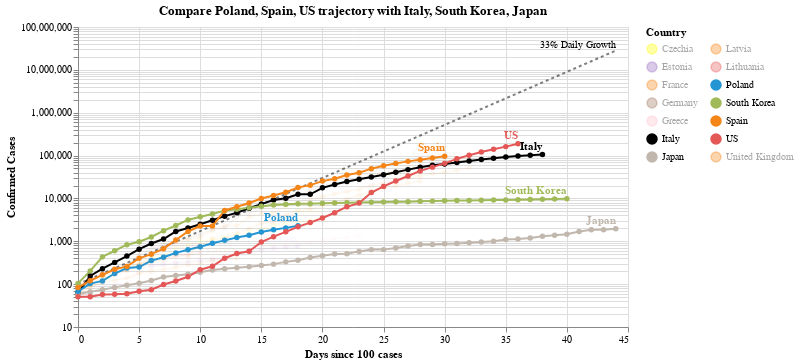

The cell this chart's notebook holds for it:
### Code cell
#hide_input
chart2 = make_since_chart(['Poland', 'Spain', 'US'])
chart2

### Figure 1 — Vega-Lite specification as saved in the notebook (floating-point values rounded to 4 significant figures; data arrays with more than 128 entries replaced by an {"elided": "..."} marker saying what was removed)
{"config": {"view": {"continuousWidth": 400, "continuousHeight": 300}}, "layer": [{"mark": {"type": "line", "color": "black", "opacity": 0.5, "strokeDash": [3, 3]}, "encoding": {"x": {"type": "quantitative", "field": "Days since 100 cases"}, "y": {"type": "quantitative", "field": "Confirmed Cases"}}}, {"mark": {"type": "text", "align": "right", "dy": -6, "fontSize": 10, "text": "33% Daily Growth"}, "encoding": {"x": {"type": "quantitative", "field": "Days since 100 cases"}, "y": {"type": "quantitative", "field": "Confirmed Cases"}}, "transform": [{"filter": "(datum['Days since 100 cases'] >= 44)"}]}, {"data": {"name": "data-634535710c1cb463b85b8e61f4e43f46"}, "mark": {"type": "line", "point": true}, "encoding": {"color": {"type": "nominal", "field": "Country", "legend": {"columns": 2}, "scale": {"domain": ["Czechia", "Estonia", "France", "Germany", "Greece", "Italy", "Japan", "Latvia", "Lithuania", "Poland", "South Korea", "Spain", "US", "United Kingdom"], "range": ["yellow", "#9467bd", "#F58518", "#9D755D", "pink", "black", "#C1B7AD", "#F58518", "#E45756", "#2495D3", "#A1BA59", "#F58518", "#E45756", "#F58518"]}}, "opacity": {"condition": {"value": 1, "selection": "selector003"}, "value": 0.05}, "tooltip": [{"type": "nominal", "field": "Country"}, {"type": "temporal", "field": "Date"}, {"type": "quantitative", "field": "Confirmed Cases"}, {"type": "quantitative", "field": "Days since 100 cases"}], "x": {"type": "quantitative", "field": "Days since 100 cases"}, "y": {"type": "quantitative", "field": "Confirmed Cases", "scale": {"type": "log"}}}, "selection": {"selector003": {"type": "multi", "fields": ["Country"], "bind": "legend", "init": [{"Country": "Poland"}, {"Country": "Spain"}, {"Country": "US"}, {"Country": "Italy"}, {"Country": "South Korea"}, {"Country": "Japan"}]}}, "width": 550}, {"data": {"name": "data-634535710c1cb463b85b8e61f4e43f46"}, "mark": {"type": "text", "align": "right", "dy": -8, "fontWeight": "bold"}, "encoding": {"color": {"type": "nominal", "field": "Country", "legend": {"columns": 2}, "scale": {"domain": ["Czechia", "Estonia", "France", "Germany", "Greece", "Italy", "Japan", "Latvia", "Lithuania", "Poland", "South Korea", "Spain", "US", "United Kingdom"], "range": ["yellow", "#9467bd", "#F58518", "#9D755D", "pink", "black", "#C1B7AD", "#F58518", "#E45756", "#2495D3", "#A1BA59", "#F58518", "#E45756", "#F58518"]}}, "opacity": {"condition": {"value": 1, "selection": "selector003"}, "value": 0.05}, "text": {"type": "nominal", "field": "Country"}, "tooltip": [{"type": "nominal", "field": "Country"}, {"type": "temporal", "field": "Date"}, {"type": "quantitative", "field": "Confirmed Cases"}, {"type": "quantitative", "field": "Days since 100 cases"}], "x": {"type": "quantitative", "field": "Days since 100 cases"}, "y": {"type": "quantitative", "field": "Confirmed Cases", "scale": {"type": "log"}}}, "transform": [{"filter": "(datum['Date'] >= 1585612800000)"}], "width": 550}], "data": {"name": "data-d04b96d24052727e857cf29d72dc932c"}, "title": "Compare Poland, Spain, US trajectory with Italy, South Korea, Japan", "$schema": "https://vega.github.io/schema/vega-lite/v4.0.2.json", "datasets": {"data-d04b96d24052727e857cf29d72dc932c": [{"Days since 100 cases": 0, "Confirmed Cases": 100.0}, {"Days since 100 cases": 1, "Confirmed Cases": 133.0}, {"Days since 100 cases": 2, "Confirmed Cases": 176.9}, {"Days since 100 cases": 3, "Confirmed Cases": 235.3}, {"Days since 100 cases": 4, "Confirmed Cases": 312.9}, {"Days since 100 cases": 5, "Confirmed Cases": 416.2}, {"Days since 100 cases": 6, "Confirmed Cases": 553.5}, {"Days since 100 cases": 7, "Confirmed Cases": 736.1}, {"Days since 100 cases": 8, "Confirmed Cases": 979.1}, {"Days since 100 cases": 9, "Confirmed Cases": 1302.0}, {"Days since 100 cases": 10, "Confirmed Cases": 1732.0}, {"Days since 100 cases": 11, "Confirmed Cases": 2303.0}, {"Days since 100 cases": 12, "Confirmed Cases": 3064.0}, {"Days since 100 cases": 13, "Confirmed Cases": 4074.0}, {"Days since 100 cases": 14, "Confirmed Cases": 5419.0}, {"Days since 100 cases": 15, "Confirmed Cases": 7207.0}, {"Days since 100 cases": 16, "Confirmed Cases": 9586.0}, {"Days since 100 cases": 17, "Confirmed Cases": 12750.0}, {"Days since 100 cases": 18, "Confirmed Cases": 16960.0}, {"Days since 100 cases": 19, "Confirmed Cases": 22550.0}, {"Days since 100 cases": 20, "Confirmed Cases": 29990.0}, {"Days since 100 cases": 21, "Confirmed Cases": 39890.0}, {"Days since 100 cases": 22, "Confirmed Cases": 53060.0}, {"Days since 100 cases": 23, "Confirmed Cases": 70560.0}, {"Days since 100 cases": 24, "Confirmed Cases": 93850.0}, {"Days since 100 cases": 25, "Confirmed Cases": 124800.0}, {"Days since 100 cases": 26, "Confirmed Cases": 166000.0}, {"Days since 100 cases": 27, "Confirmed Cases": 220800.0}, {"Days since 100 cases": 28, "Confirmed Cases": 293700.0}, {"Days since 100 cases": 29, "Confirmed Cases": 390600.0}, {"Days since 100 cases": 30, "Confirmed Cases": 519500.0}, {"Days since 100 cases": 31, "Confirmed Cases": 690900.0}, {"Days since 100 cases": 32, "Confirmed Cases": 918900.0}, {"Days since 100 cases": 33, "Confirmed Cases": 1222000.0}, {"Days since 100 cases": 34, "Confirmed Cases": 1625000.0}, {"Days since 100 cases": 35, "Confirmed Cases": 2162000.0}, {"Days since 100 cases": 36, "Confirmed Cases": 2875000.0}, {"Days since 100 cases": 37, "Confirmed Cases": 3824000.0}, {"Days since 100 cases": 38, "Confirmed Cases": 5086000.0}, {"Days since 100 cases": 39, "Confirmed Cases": 6764000.0}, {"Days since 100 cases": 40, "Confirmed Cases": 8996000.0}, {"Days since 100 cases": 41, "Confirmed Cases": 11970000.0}, {"Days since 100 cases": 42, "Confirmed Cases": 15910000.0}, {"Days since 100 cases": 43, "Confirmed Cases": 21170000.0}, {"Days since 100 cases": 44, "Confirmed Cases": 28150000.0}], "data-634535710c1cb463b85b8e61f4e43f46": {"elided": "395 records"}}}
